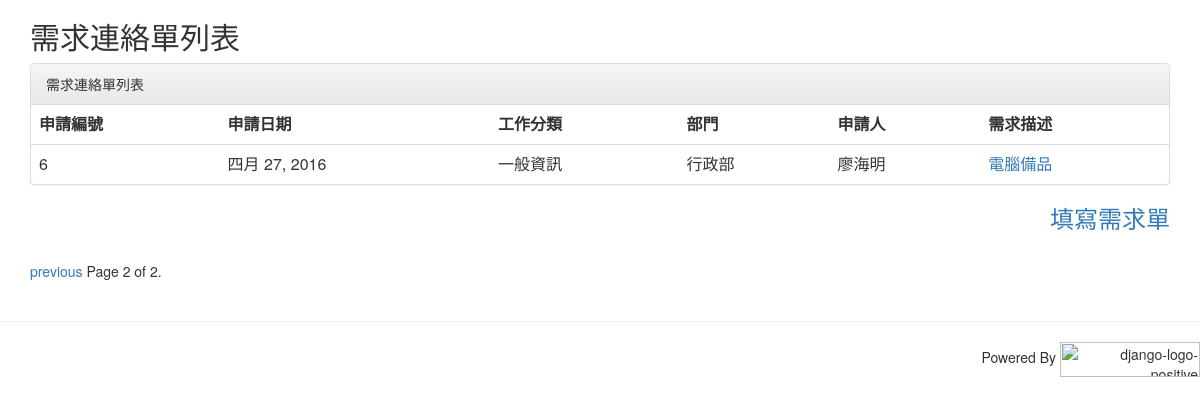
The page /documents/?page=2 on the database its author committed.
### notes/models.py (models this page shows)
class Document(models.Model):
    apply_date = models.DateField() #填單日期,簽核流程的關係,可能會和收件日期不一致
    category = models.ForeignKey( Category ) #需求分類
    apply_department = models.ForeignKey(Department) #申請部門
    apply_user = models.CharField(max_length=30, blank=False) #申請人員
    ext_number = models.DecimalField(max_digits=3, decimal_places=0) #分機號碼
    request_level = models.ForeignKey(Reqlevel) #需求等級
    request_descript = models.TextField(max_length=1024, blank=False) #需求描述
    create_at = models.DateTimeField( auto_now_add=True , auto_now=False) #建檔日期,收件日期
    last_update = models.DateTimeField( auto_now_add=False, auto_now=True ) #最後更新日期
    update_user = models.CharField( max_length=30, blank=True ) #更新者

class Category(models.Model):
    name = models.CharField(max_length=30, blank=False)  #分類名稱
    def __str__(self):
        return self.name

class Department(models.Model):
    title = models.CharField(max_length=30, blank=False) #部門名稱
    def __str__(self):
        return self.title

### notes/views.py (the view)
# urls.py: url(r'^documents/$', notes.views.documents_list ),
def documents_list(request):
    title = "需求連絡單列表"
    obj_list = Document.objects.all()
    paginator = Paginator(obj_list, 5) # Show 25 contacts per page
    page = request.GET.get('page')
    try:
        obj = paginator.page(page)
    except PageNotAnInteger:
        obj = paginator.page(1)
    except EmptyPage:
        obj = paginator.page(paginator.num_pages)
    return render(request, "documents_list.html", locals())

### templates/documents_list.html (shortened to what this page needs)
{% extends "base.html" %}
{% block content %}
<div><h2>{{ title }}</h2></div>
<div class="panel panel-default">
  <div class="panel-heading">{{ title }}</div>
  <table class="table">
    <tr>
      <th>申請編號</th>
      <th>申請日期</th>
      <th>工作分類</th>
      <th>部門</th>
      <th>申請人</th>
      <th>需求描述</th>
    </tr>
      {% for list in obj %}
      <tr>
        <td> {{ list.id }} </td>
        <td>{{ list.apply_date }}</td>
        <td>{{ list.category }}</td>
        <td>{{ list.apply_department }}</td>
        <td>{{ list.apply_user }}</td>
        <td><a href='{{ get_absolute_url }}{{ list.id }}'> {{ list.request_descript }}</a></td>
      </tr>
      {% endfor %}
  </table>
</div>
<div align='right'><h3><a href="/documents/create">填寫需求單</a></h3></div>
<div class="pagination">
    <span class="step-links">
        {% if obj.has_previous %}
            <a href="?page={{ obj.previous_page_number }}">previous</a>
        {% endif %}
        <span class="current">
            Page {{ obj.number }} of {{ obj.paginator.num_pages }}.
        </span>
    </span>
</div>
{% endblock content%}

### rows shown on the page
Document: id "6", apply_date "四月 27, 2016", category "一般資訊", apply_department "行政部", apply_user "廖海明", request_descript "電腦備品"

### other values the page prints
{{ title }} "需求連絡單列表"
{{ obj.number }} "2"
{{ obj.paginator.num_pages }} "2"
